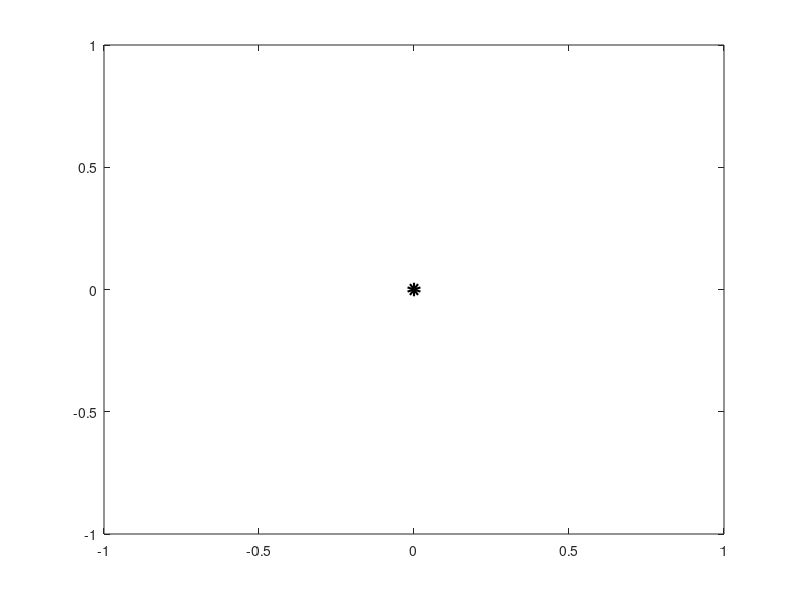
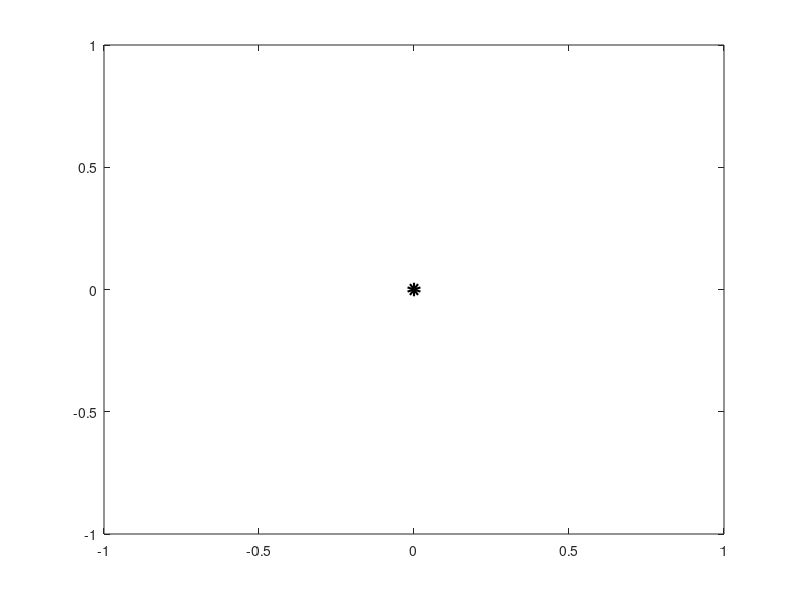
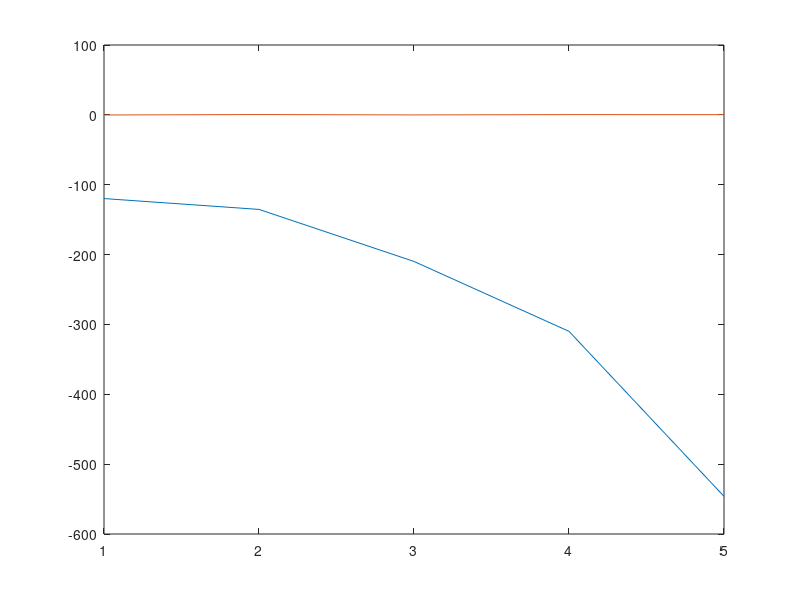

MATLAB code to generate these figures, in order: (Note: this script raises an error after producing the figures.)
close all
clc
clear

% GLOBAL VARS
global h_fov
global v_fov
global img_w
global img_h

h_fov = pi/4;
v_fov = pi/4;
img_w = 1292;
img_h = 964;

% INPUT DATA

troncos = [200,100; 400,100; 600,-100; 300,100];

% X_prev   = [900,  1000, 1100]; % previous image x coordinate of landmark
% X_curr   = [1000, 1100, 1200]; % current  image x coordinate of landmark
vx = 50;
vy = 0;
vth = 0;
delta_x = [0, 0, 0];
delta_y = [0, 0, 0];
delta_th = [0, 0, 0];

% LOCAL VARS
n_iters = 5;
robot_px = 0;
robot_py = 0;

% MAIN LOOP
figure(1);
figure(2);

figure(1)
plot(0, 0, 'ko', 'MarkerSize', 5, 'LineWidth', 5); % draw circle on origin
hold on

figure(2)
plot(0, 0, 'ko', 'MarkerSize', 5, 'LineWidth', 5);
hold on

for i = 1:n_iters
    tmp_x = robot_px;
    tmp_y = robot_py;
    
    delta_th(i) = (rand(1) - 0.5) * (10 * pi / 180);
    
    delta_x(i) = vx * cos(delta_th(i));
    delta_y(i) = vx * sin(delta_th(i));
%     delta_th(i) = (rand(1) - 0.5) * (2 * pi / 180);

    
    robot_px = robot_px + delta_x(i);
    robot_py = robot_py + delta_y(i); 
    
    rand_(i) = rand(1) - 0.5;    
    
    m_prev = atan((troncos(4,2) - tmp_y)    / (troncos(4,1) - tmp_x)) + (5*pi/180) * (rand_(i));
    m_curr = atan((troncos(4,2) - robot_py) / (troncos(4,1) - robot_px)) + (5*pi/180) * (rand_(i));
    
    X_prev(i) = m_prev * 646 / (22.5 * pi / 180) + 646
    X_curr(i) = m_curr * 646 / (22.5 * pi / 180) + 646
    
    diff(i) = X_prev(i) - X_curr(i)
    
    
end

figure
plot(diff);
hold on
plot(rand_)

robot_px = 0;
robot_py = 0;
for i = 1:n_iters
    robot_px = robot_px + delta_x(i);
    robot_py = robot_py + delta_y(i); 
    
    % m = atan(troncos(4,1) - robot_px / troncos(4,2) - robot_py); 
    
    delta_x(i) = delta_x(i) + rand(1) * delta_x(i) * 0.1;
    delta_y(i) = delta_y(i) + rand(1) * delta_x(i) * 0.01;
    
    l_prev = computeLine(X_prev(i), 0);
    l_proj = projectLine(X_curr(i), [delta_x(i), delta_y(i)], delta_th(i));
    [x, y] = intercept(l_prev, l_proj);

    figure(1)
    plotLine(l_prev);
    plotLine(l_proj);
    plot(x, y, '*', 'MarkerSize', 10, 'LineWidth', 1);

    fprintf('it: %d\n  X_prev = %d\n  X_curr = %d\n', i, X_prev(i), X_curr(i));
    fprintf('  [d_x, d_y, d_th]   = [%.4f, %.4f, %.4f]\n', delta_x(i), delta_y(i), delta_th(i) * 180/pi);
    fprintf('  interception       = [%.4f, %.4f]\n', x, y);
    fprintf('  [robot_x, robot_y] = [%.4f, %.4f]\n', robot_px, robot_py);
    fprintf('  [trunk_x, trunk_y] = [%.4f, %.4f]\n', robot_px - delta_x(i) + x, robot_py - delta_y(i) + y);

    figure(2)
    plot(robot_px, robot_py, 'ko', 'MarkerSize', 5, 'LineWidth', 5);
    plot(robot_px - delta_x(i) + x, robot_py - delta_y(i) + y, 'r*', 'MarkerSize', 5, 'LineWidth', 5);
    grid on   
    
    pause();
end
